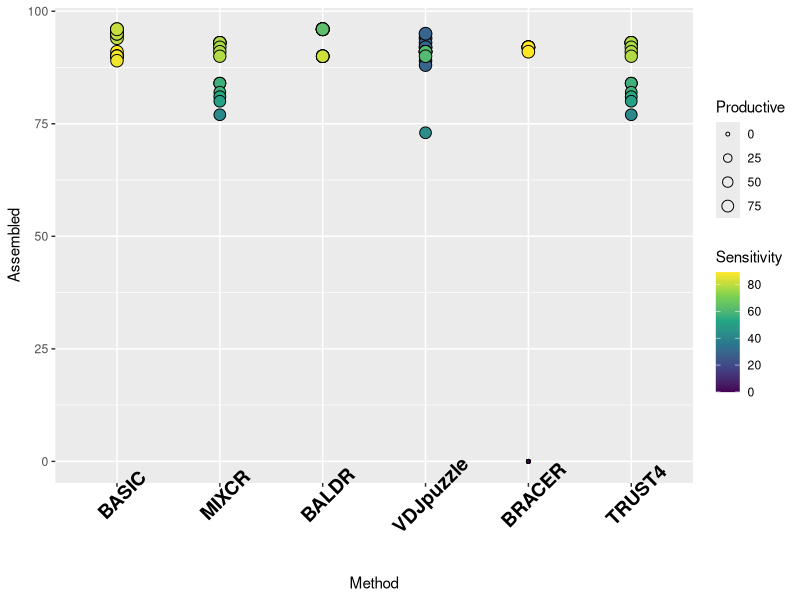
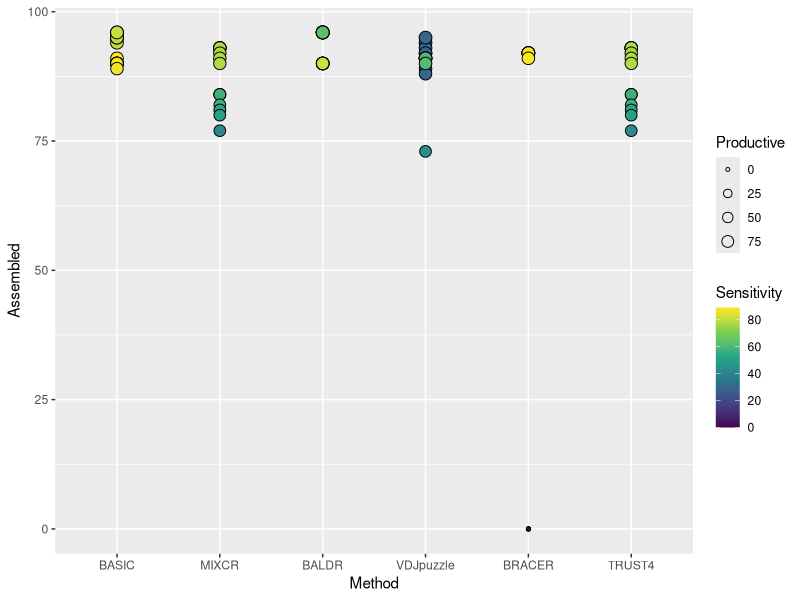
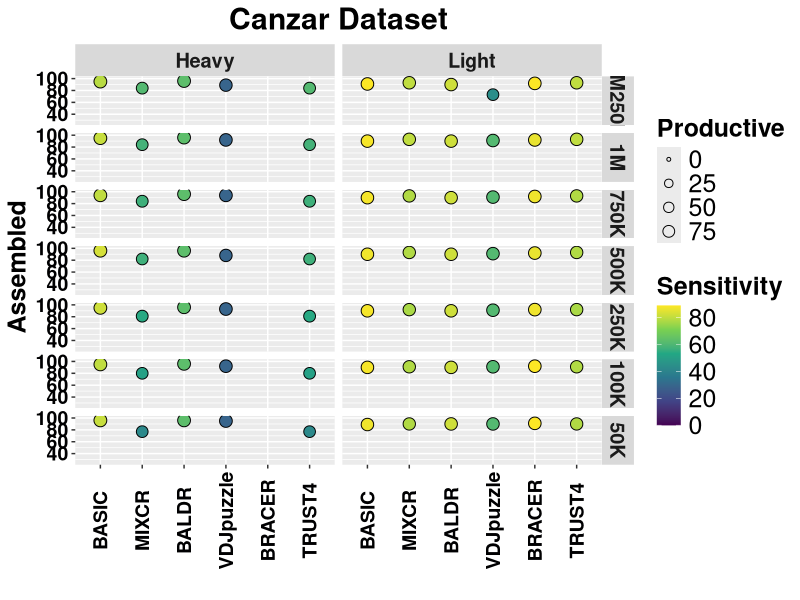
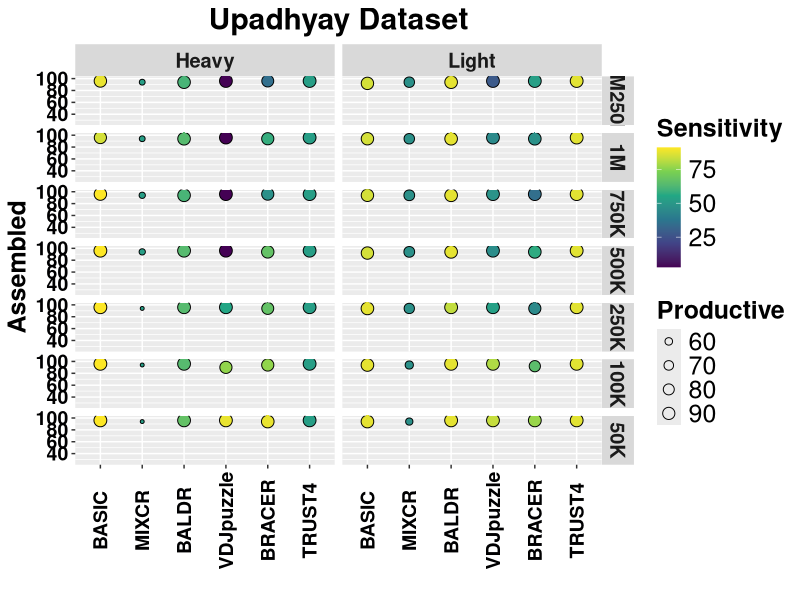
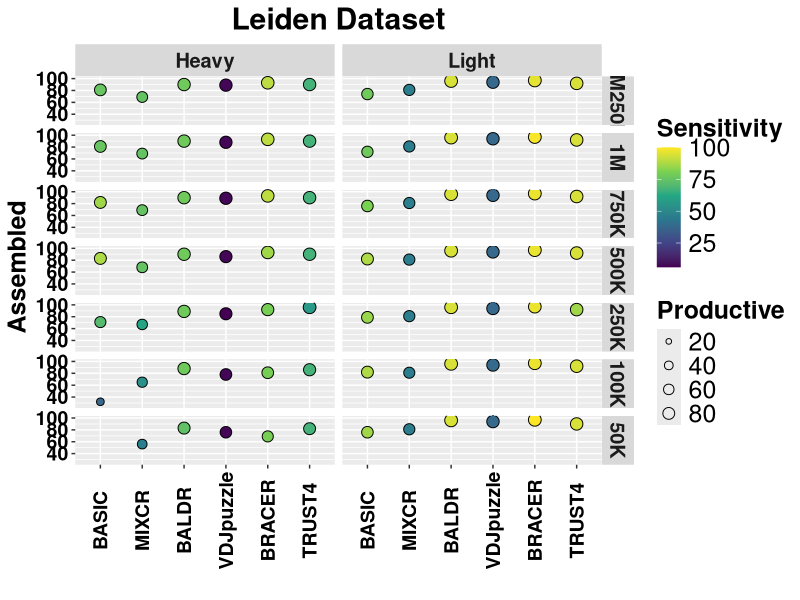

R code for these plots, in order:
#Reproduction figure 2

rm(list = ls())
library(ggplot2)
library(tidyr)
library(dplyr)
library(RColorBrewer)


#input file is within this folder
sensitivity <- read.table("BALDR_BASIC_LEIDEN.txt",header=T,sep="\t")
head(sensitivity)

colnames(sensitivity)[2] <- "newname2"
sensitivity_Canzar <- subset(sensitivity, Dataset == "Canzar")
sensitivity_Canzar <- subset(sensitivity_Canzar, Read_Length > 25)

sensitivity_Upd <- subset(sensitivity, Dataset == "Upadhyay")
sensitivity_Upd <- subset(sensitivity_Upd, Read_Length == 100)

sensitivity_Leiden <- subset(sensitivity, Dataset == "Leiden")
sensitivity_Leiden <- subset(sensitivity_Leiden, Read_Length == 100)



sensitivity <- rbind(sensitivity_Canzar,sensitivity_Upd,sensitivity_Leiden)

sensitivity$Coverage <- factor(sensitivity$Coverage, levels=c("1M250K", "1M","750K","500K", "250K","100K","50K"))
sensitivity$Dataset <- factor(sensitivity$Dataset, levels=c("Upadhyay", "Canzar","Leiden"))
sensitivity$Method <- factor(sensitivity$Method, levels=c("BASIC", "MIXCR", "BALDR", "VDJpuzzle","BRACER","TRUST4"))
sensitivity$Chain <- factor(sensitivity$Chain, levels=c("Heavy", "Light"))

sensitivity$Percentage_Assembled <- (sensitivity$Percentage_Assembled)*100
sensitivity$Percentage_Productive <- (sensitivity$Percentage_Productive)*100
sensitivity$Percentage_Assembled <- lapply(sensitivity$Percentage_Assembled, as.integer)
sensitivity$Percentage_Productive <- lapply(sensitivity$Percentage_Productive,as.integer)

sensitivity$Percentage_Assembled <- as.numeric(sensitivity$Percentage_Assembled)
sensitivity$Percentage_Productive <- as.numeric(sensitivity$Percentage_Productive)
sensitivity$Sensitivity <- (sensitivity$Sensitivity)*100
head(sensitivity)

names(sensitivity)[3] <- "Assembled_2"
names(sensitivity)[4] <- "Assembled"
names(sensitivity)[5] <- "Productive_2"
names(sensitivity)[6] <- "Productive"
head(sensitivity)

sensitivity_Leiden <- subset(sensitivity, Dataset == "Leiden")
sensitivity_Canzar <- subset(sensitivity, Dataset == "Canzar")
sensitivity_Upadhyay <- subset(sensitivity, Dataset == "Upadhyay")


## Plot Fig 2 A
p1 <- ggplot(data = sensitivity_Canzar,
             aes(x = Method, y = Assembled,size=Productive,shape=Sensitivity)) +
  geom_point(aes(size = Productive, fill = Sensitivity), shape = 21) +
  scale_fill_viridis_c()+  scale_size_continuous(range = c(1, 4))
p1 + theme(axis.text.x = element_text(face="bold", color="#000001", size=14, angle=45))
p1

p2 <- p1 +
  facet_grid(Coverage ~ Chain)+ 
  theme(axis.text.x=element_text(angle = 90, vjust = 0.5))+ylim(c(25,100))+ggtitle(label="Performance tools on heavy and light chains on Canzar Dataset")+theme(plot.title = element_text(hjust = 0.5))+theme(text=element_text(size=15))



p2 +theme(axis.text=element_text(size=18),
          axis.title=element_text(size=18,face="bold"))+  theme(plot.title = element_text(hjust = 0.5))+theme(axis.text=element_text(size=14),axis.title=element_text(size=14,face="bold"))+ggtitle("Canzar Dataset")+ xlab("") + ylab(" Assembled") +theme(text=element_text(size=15))+theme(axis.text.x = element_text(face="bold", color="#000001")) + theme(axis.text.y = element_text(face="bold", color="#000001"))+theme(text = element_text(size = 18, face="bold"))+theme(axis.title.y = element_text(size = 18))+theme(legend.text = element_text(size = 18,face="plain"))+theme(legend.title = element_text(size = 18))



## Plot Fig 2 B

p3 <- ggplot(data = sensitivity_Upadhyay,
             aes(x = Method, y = Assembled,size=Productive,shape=Sensitivity)) +
  geom_point(aes(size = Productive, fill = Sensitivity), shape = 21) +
  scale_fill_viridis_c()+  scale_size_continuous(range = c(1, 4))

p4 <- p3 +
  facet_grid(Coverage ~ Chain)+ 
  theme(axis.text.x=element_text(angle = 90, vjust = 0.5))+ylim(c(25,100))+ggtitle(label="Performance tools on heavy and light chains on Upadhyay Dataset")+theme(plot.title = element_text(hjust = 0.5))+theme(text=element_text(size=15))

p4 +theme(axis.text=element_text(size=14),
          axis.title=element_text(size=18,face="bold"))+  theme(plot.title = element_text(hjust = 0.5))+theme(axis.text=element_text(size=14),axis.title=element_text(size=14,face="bold"))+ggtitle("Upadhyay Dataset")+ xlab("") + ylab(" Assembled") +theme(text=element_text(size=15))+theme(axis.text.x = element_text(face="bold", color="#000001")) + theme(axis.text.y = element_text(face="bold", color="#000001"))+theme(text = element_text(size = 18, face="bold"))+theme(axis.title.y = element_text(size = 18))+theme(legend.text = element_text(size = 18,face="plain"))+theme(legend.title = element_text(size = 18)) 


## Plot Fig 2 C
p5 <- ggplot(data = sensitivity_Leiden,
             aes(x = Method, y = Assembled,size=Productive,shape=Sensitivity)) +
  geom_point(aes(size = Productive, fill = Sensitivity), shape = 21) +
  scale_fill_viridis_c()+  scale_size_continuous(range = c(1, 4))

p6 <- p5 +
  facet_grid(Coverage ~ Chain)+ 
  theme(axis.text.x=element_text(angle = 90, vjust = 0.5))+ylim(c(25,100))+ggtitle(label="Performance tools on heavy and light chains on our Dataset")+theme(plot.title = element_text(hjust = 0.5))+theme(text=element_text(size=15))

p6 +theme(axis.text=element_text(size=14),
          axis.title=element_text(size=18,face="bold"))+  theme(plot.title = element_text(hjust = 0.5))+theme(axis.text=element_text(size=14),axis.title=element_text(size=14,face="bold"))+ggtitle("Leiden Dataset")+ xlab("") + ylab(" Assembled") +theme(text=element_text(size=15))+theme(axis.text.x = element_text(face="bold", color="#000001")) + theme(axis.text.y = element_text(face="bold", color="#000001"))+theme(text = element_text(size = 18, face="bold"))+theme(axis.title.y = element_text(size = 18))+theme(legend.text = element_text(size = 18,face="plain"))+theme(legend.title = element_text(size = 18)) 


